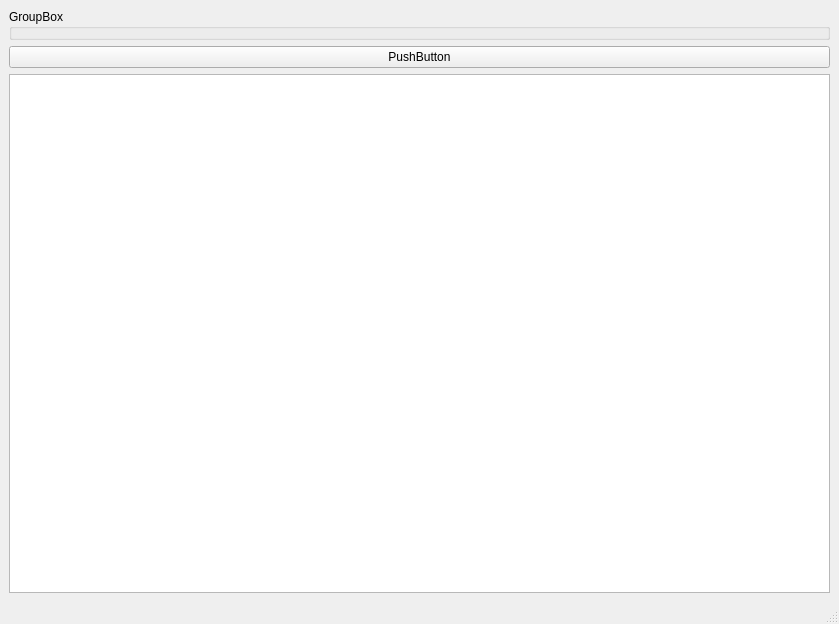
<?xml version="1.0" encoding="UTF-8"?>
<ui version="4.0">
 <class>MainWindow</class>
 <widget class="QMainWindow" name="MainWindow">
  <property name="geometry">
   <rect>
    <x>0</x>
    <y>0</y>
    <width>839</width>
    <height>624</height>
   </rect>
  </property>
  <property name="windowTitle">
   <string>MainWindow</string>
  </property>
  <widget class="QWidget" name="centralwidget">
   <layout class="QVBoxLayout" name="verticalLayout">
    <item>
     <widget class="QGroupBox" name="groupBox">
      <property name="title">
       <string>GroupBox</string>
      </property>
     </widget>
    </item>
    <item>
     <widget class="QPushButton" name="pushButton">
      <property name="text">
       <string>PushButton</string>
      </property>
     </widget>
    </item>
    <item>
     <widget class="QTextBrowser" name="textBrowser"/>
    </item>
   </layout>
  </widget>
  <widget class="QMenuBar" name="menubar">
   <property name="geometry">
    <rect>
     <x>0</x>
     <y>0</y>
     <width>839</width>
     <height>23</height>
    </rect>
   </property>
  </widget>
  <widget class="QStatusBar" name="statusbar"/>
 </widget>
 <resources/>
 <connections/>
</ui>
